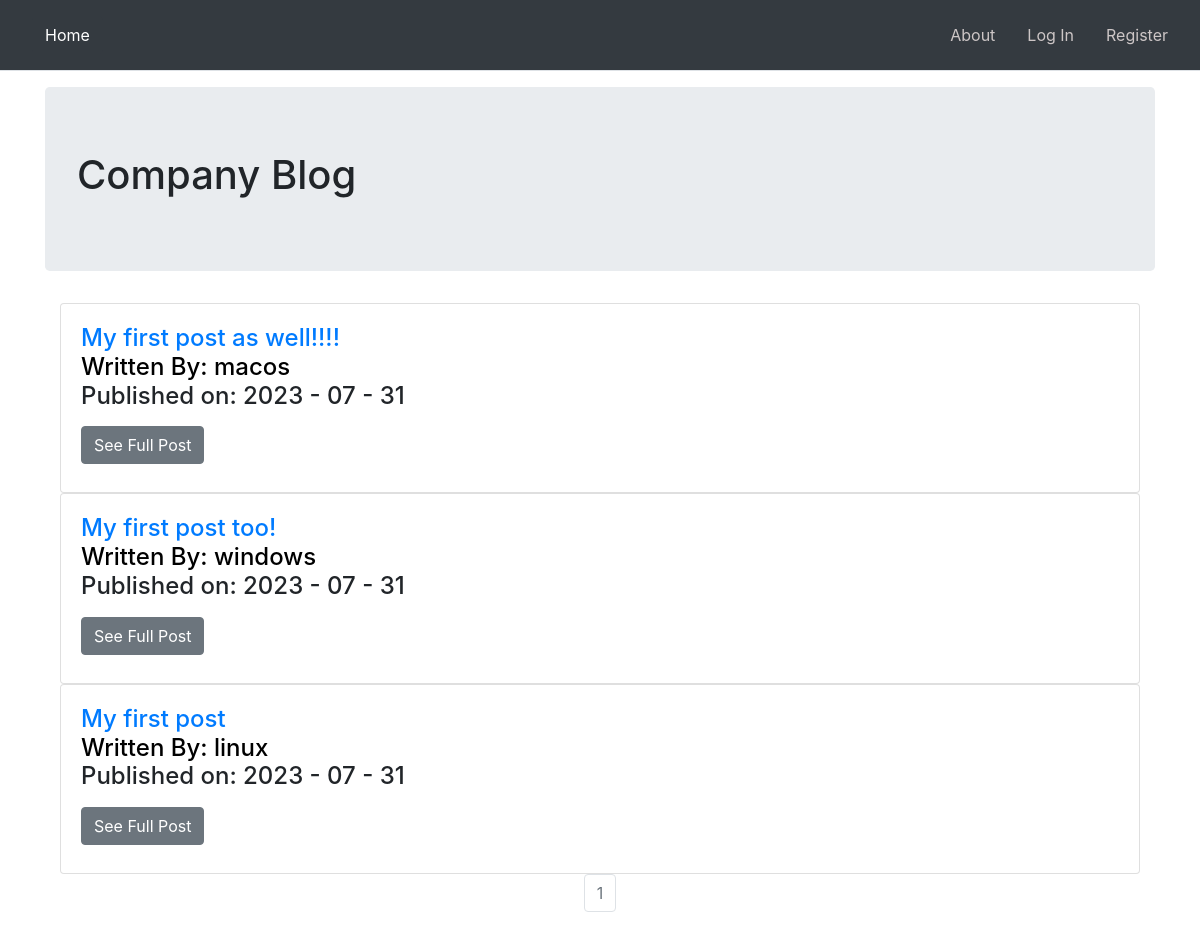
The page / on the database its author committed.
### companyblog/models.py (models this page shows, shortened)
class BlogPost(db.Model):
    users = db.relationship(User)
    id = db.Column(db.Integer, primary_key=True)
    user_id = db.Column(db.Integer, db.ForeignKey('users.id'), nullable=False)
    date = db.Column(db.DateTime, nullable=False, default=datetime.utcnow)
    title = db.Column(db.String(140),nullable=False)
    text = db.Column(db.Text, nullable=False)

class User(db.Model, UserMixin):
    __tablename__ = 'users'
    id = db.Column(db.Integer, primary_key = True)
    profile_image = db.Column(db.String(64), nullable=False, default='default_profile.png')
    email = db.Column(db.String(64), unique=True, index=True)
    username = db.Column(db.String(64), unique=True, index=True)
    password_hash = db.Column(db.String(128))
    post = db.relationship('BlogPost', backref='author', lazy=True)

### companyblog/core/views.py (the view)
@core.route('/')
def index():
    page = request.args.get('page',1,type=int)
    blog_posts = BlogPost.query.order_by(BlogPost.date.desc()).paginate(page=page,per_page=5)
    return render_template('index.html',blog_posts=blog_posts)

### companyblog/templates/index.html
{% extends "base.html" %}
{% block content %}
    <div class="jumbotron">
        <h1>Company Blog</h1>
    </div>
    <div class="container">
        {% for post in blog_posts.items %}
            <div class="card">
                <div class="card-body">
                    <h4>
                    <a class="card-title"  href="{{ url_for('blog_posts.blog_post',blog_post_id=post.id) }}">{{ post.title }}</a>  <br>
                    <a style="color: black;" href="{{ url_for('users.user_posts',username=post.author.username) }}">Written By: {{ post.author.username }}</a> <br>
                    <p>Published on: {{post.date.strftime('%Y - %m - %d')}}</p>
                    <a class="btn btn-secondary" href="{{ url_for('blog_posts.blog_post',blog_post_id=post.id) }}">See Full Post</a>
                    </h4>
                </div>
            </div>
        {% endfor %}
    </div>
    <nav aria-label='Page Navigation example'>
        <ul class="pagination justify-content-center">
          {% for page_num in blog_posts.iter_pages(left_edge=1,right_edge=1,left_current=1,right_current=2)  %}
            {% if blog_posts.page == page_num %}
            <li class='page-item disabled'>
              <a class="page-link" href="{{ url_for('core.index',page=page_num) }}">{{ page_num }}</a>
            </li>
            {% else %}
            <li class='page-item'>
              <a class="page-link" href="{{ url_for('core.index',page=page_num) }}">{{ page_num }}</a>
            </li>
            {% endif %}
          {% endfor %}
        </ul>
      </nav>
{% endblock %}

### companyblog/templates/base.html (shortened to what this page needs)
<!DOCTYPE html>
<html lang="en">
    <head>
        <link rel="stylesheet" href="https://stackpath.bootstrapcdn.com/bootstrap/4.1.1/css/bootstrap.min.css">
    </head>
    <body>
        <ul class = "navbar bg-dark border-bottom border-body" data-bs-theme="dark">
            <li class="nav-link">
                <a href="{{ url_for('core.index') }}">
                    <button type="button" class="btn btn-dark">Home</button>
                </a>
            </li>
            <li class="nav-link ml-auto">
                <a href="{{ url_for('core.info') }}">About</a>
            </li>
            {% if current_user.is_authenticated %}
            <li class="nav-link">
                <a href="{{ url_for('blog_posts.create_post') }}">Create Post</a>
            </li>
            <li class="nav-link">
                <a href="{{ url_for('users.account') }}">Account</a>
            </li>
            <li class="nav-link">
                <a href="{{ url_for('users.logout') }}">Log Out</a>
            </li>
            {% else %}
            <li class="nav-link">
                <a href="{{ url_for('users.login') }}">Log In</a>
            </li>
            <li class="nav-link">
                <a href="{{ url_for('users.register') }}">Register</a>
            </li>
            {% endif %}
        </ul>
        <div class="container">
            {% block content %}
            {% endblock %}
        </div>
    </body>
</html>

### companyblog/templates/base.html (style rules this page uses)
.navbar .nav-link > a { color: rgb(205, 198, 198); }

### rows shown on the page
BlogPost: title "My first post as well!!!!", author.username "macos", date "2023 - 07 - 31"
BlogPost: title "My first post too!", author.username "windows", date "2023 - 07 - 31"
BlogPost: title "My first post", author.username "linux", date "2023 - 07 - 31"

### other values the page prints
{{ page_num }} "1"
